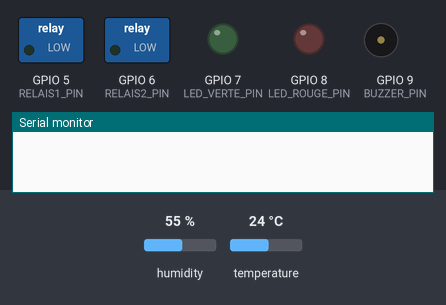
Recording of a sketch running on a simulated ESP32-S3. Shown: switched loads named in the sketch (green lamp = pin HIGH), output pins drawn as LEDs (lit = HIGH), buzzer (waves = sounding, pin HIGH), the last lines printed to the serial monitor. The test bench sets the inputs (shaded band); at power-on: temperature 24 °C, humidity 55 %. WiFi joins after 1.5 s; servers stay silent unless stated.

Above: at 3.0 s.
3.1 s: temperature set to 35.5 °C
8.3 s: temperature set to 36.6 °C
At 12.6 s:
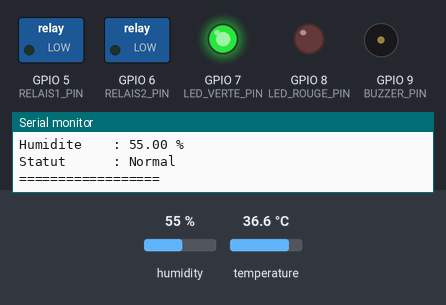
13.3 s: temperature set to 37.2 °C
18.0 s: temperature set to 38.2 °C
At 22.7 s:
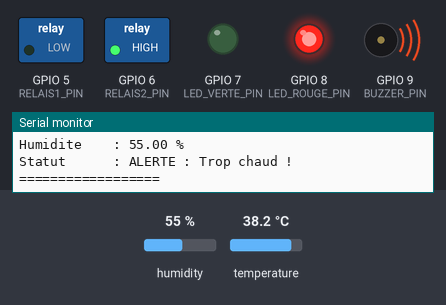
23.3 s: temperature set to 12 °C
At 27.7 s:
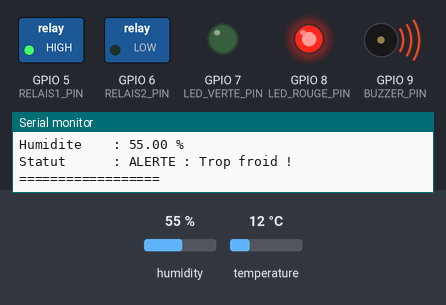
28.3 s: temperature set to 41 °C
At 32.7 s:
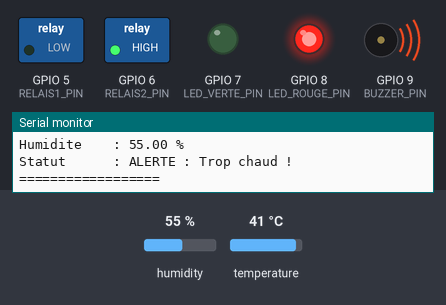
Timing chart, 0 to 34.2 s (numbered marks = the images above; inputs shaded):
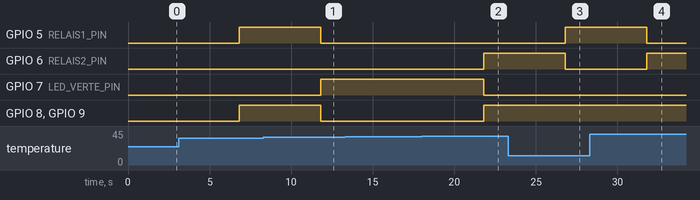

Measured:
- the behaviour switches between 35.9 and 36 °C on temperature (found by bisection; images 0 and 1)
- the behaviour switches between 37.5 and 37.6 °C on temperature (found by bisection; images 1 and 2)
- after the input at 8.3 s, GPIO 5 (RELAIS1_PIN), GPIO 8 (LED_ROUGE_PIN), GPIO 9 (BUZZER_PIN): HIGH → LOW after 3.5 s; GPIO 7 (LED_VERTE_PIN): LOW → HIGH after 3.5 s
- after the input at 18.0 s, GPIO 6 (RELAIS2_PIN), GPIO 8 (LED_ROUGE_PIN), GPIO 9 (BUZZER_PIN): LOW → HIGH after 3.8 s; GPIO 7 (LED_VERTE_PIN): HIGH → LOW after 3.8 s
- after the input at 23.3 s, GPIO 5 (RELAIS1_PIN): LOW → HIGH after 3.5 s; GPIO 6 (RELAIS2_PIN): HIGH → LOW after 3.5 s
- after the input at 28.3 s, GPIO 5 (RELAIS1_PIN): HIGH → LOW after 3.5 s; GPIO 6 (RELAIS2_PIN): LOW → HIGH after 3.5 s

The sketch:

incubateur.ino
```cpp
#define BLYNK_TEMPLATE_ID   "Txxxxxxx"
#define BLYNK_TEMPLATE_NAME "Incubateur Neonatal"
#define BLYNK_AUTH_TOKEN    "votre_aut"

#include <WiFi.h>
#include <DHT.h>
#include <BlynkSimpleEsp32.h>

#define WIFI_SSID     "votre ssid"
#define WIFI_PASSWORD "mot de passe"

#define DHT_PIN       4
#define RELAIS1_PIN   5
#define RELAIS2_PIN   6
#define LED_VERTE_PIN 7
#define LED_ROUGE_PIN 8
#define BUZZER_PIN    9

#define TEMP_MIN 36.0
#define TEMP_MAX 37.5

DHT dht(DHT_PIN, DHT22);
BlynkTimer timer;

void envoyerDonnees() {
  float temperature = dht.readTemperature();
  float humidite    = dht.readHumidity();

  if (isnan(temperature) || isnan(humidite)) {
    Blynk.virtualWrite(V2, "Erreur capteur !");
    return;
  }

  String alarme = "Normal";

  if (temperature < TEMP_MIN) {
    digitalWrite(RELAIS1_PIN,   HIGH);
    digitalWrite(RELAIS2_PIN,   LOW);
    digitalWrite(LED_VERTE_PIN, LOW);
    digitalWrite(LED_ROUGE_PIN, HIGH);
    digitalWrite(BUZZER_PIN,    HIGH);
    alarme = "ALERTE : Trop froid !";
    Blynk.logEvent("trop_froid");

  } else if (temperature > TEMP_MAX) {
    digitalWrite(RELAIS1_PIN,   LOW);
    digitalWrite(RELAIS2_PIN,   HIGH);
    digitalWrite(LED_VERTE_PIN, LOW);
    digitalWrite(LED_ROUGE_PIN, HIGH);
    digitalWrite(BUZZER_PIN,    HIGH);
    alarme = "ALERTE : Trop chaud !";
    Blynk.logEvent("trop_chaud");

  } else {
    digitalWrite(RELAIS1_PIN,   LOW);
    digitalWrite(RELAIS2_PIN,   LOW);
    digitalWrite(LED_VERTE_PIN, HIGH);
    digitalWrite(LED_ROUGE_PIN, LOW);
    digitalWrite(BUZZER_PIN,    LOW);
    alarme = "Normal";
  }

  Serial.println("==================");
  Serial.print("Temperature : "); Serial.print(temperature); Serial.println(" °C");
  Serial.print("Humidite    : "); Serial.print(humidite);    Serial.println(" %");
  Serial.print("Statut      : "); Serial.println(alarme);
  Serial.println("==================");

  Blynk.virtualWrite(V0, temperature);
  Blynk.virtualWrite(V1, humidite);
  Blynk.virtualWrite(V2, alarme);
}

void setup() {
  Serial.begin(115200);

  pinMode(RELAIS1_PIN,   OUTPUT);
  pinMode(RELAIS2_PIN,   OUTPUT);
  pinMode(LED_VERTE_PIN, OUTPUT);
  pinMode(LED_ROUGE_PIN, OUTPUT);
  pinMode(BUZZER_PIN,    OUTPUT);

  digitalWrite(RELAIS1_PIN,   LOW);
  digitalWrite(RELAIS2_PIN,   LOW);
  digitalWrite(LED_VERTE_PIN, LOW);
  digitalWrite(LED_ROUGE_PIN, LOW);
  digitalWrite(BUZZER_PIN,    LOW);

  dht.begin();

  Blynk.begin(BLYNK_AUTH_TOKEN, WIFI_SSID, WIFI_PASSWORD);

  timer.setInterval(5000L, envoyerDonnees);
}

void loop() {
  Blynk.run();
  timer.run();
}
```
